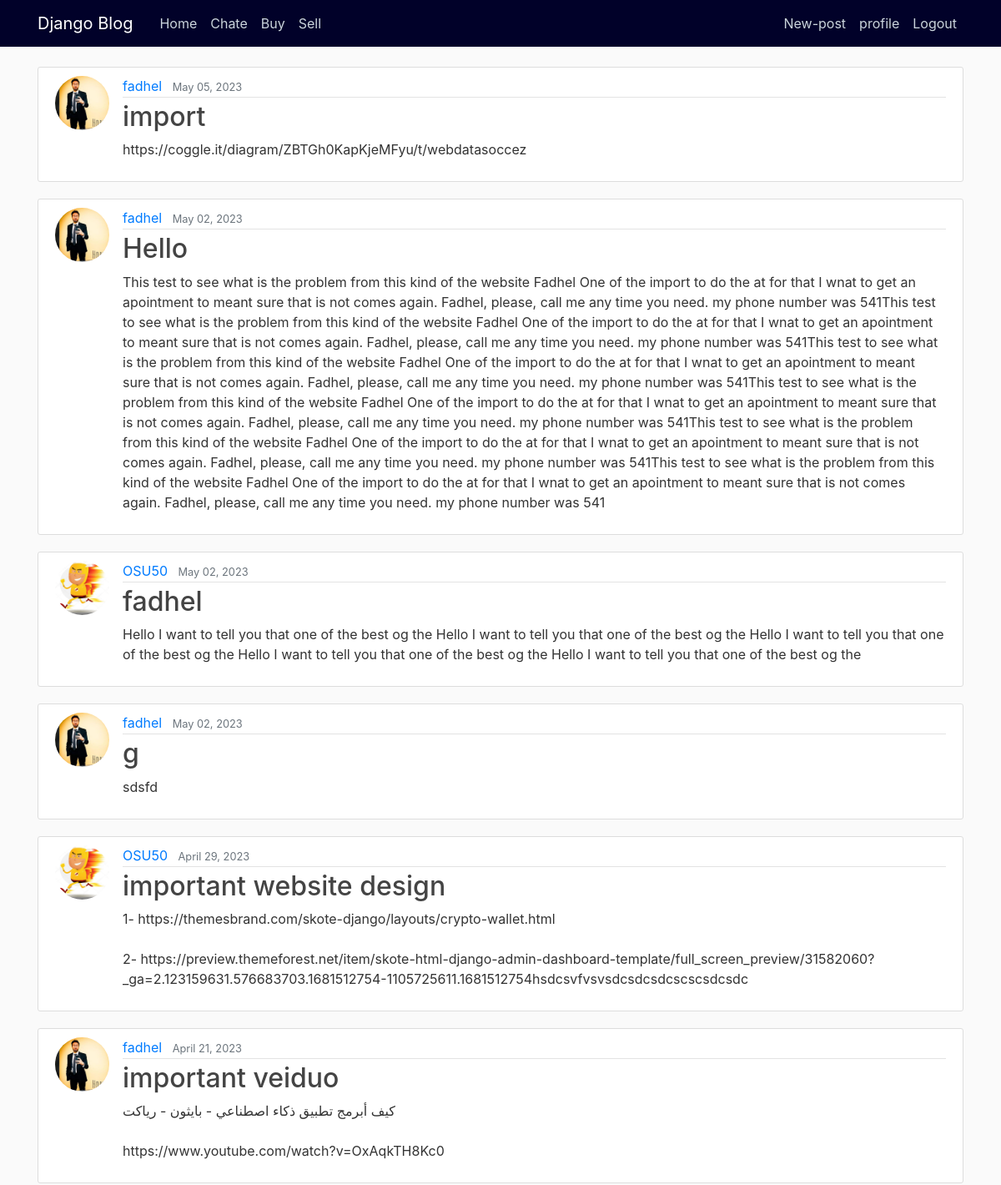
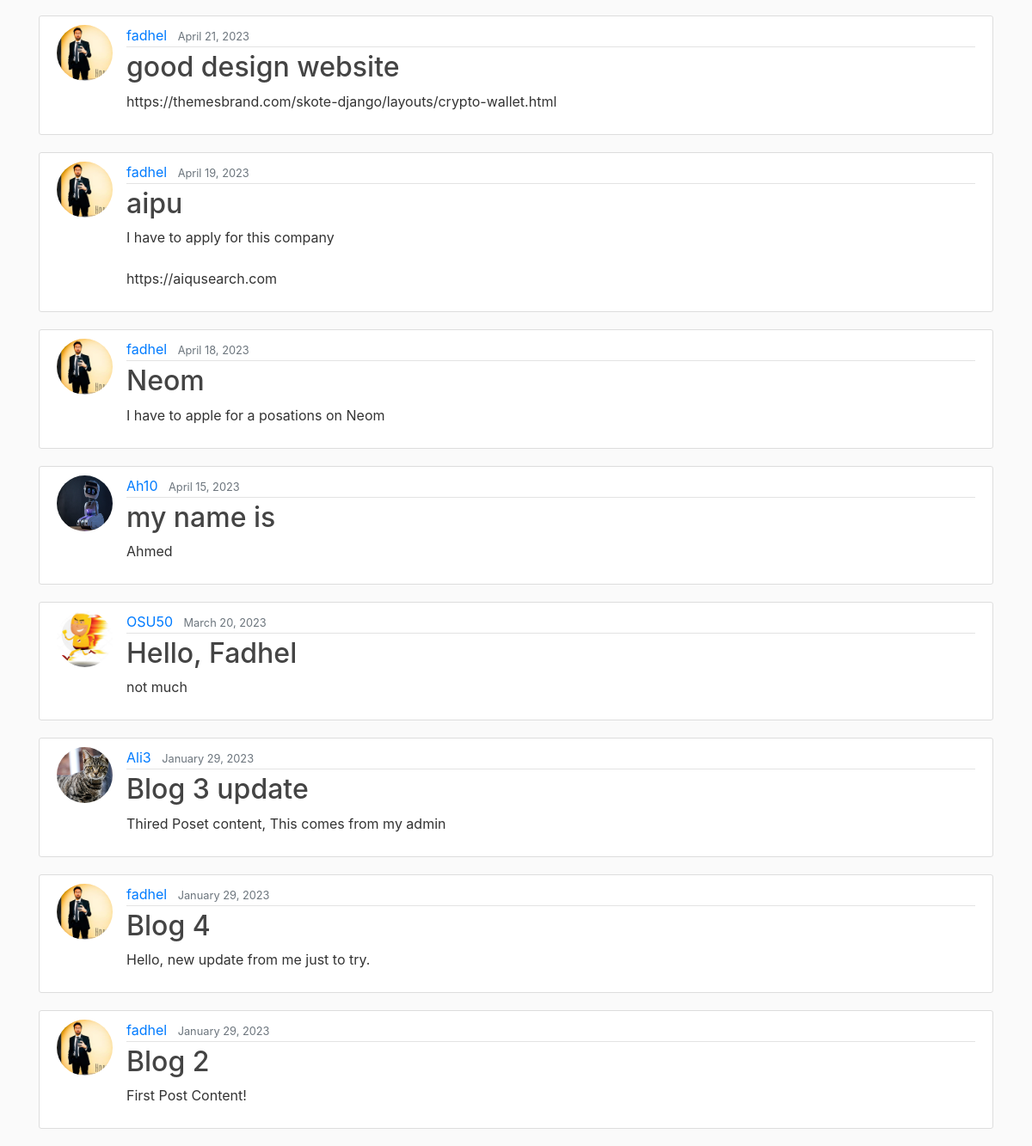
The app's page /home/ (signed in) with its own data (2 pictures, top to bottom).
### blog/models.py (models this page shows, shortened)
class Post(models.Model):
    title = models.CharField(max_length=100)
    content = models.TextField()
    date_posted = models.DateTimeField(default=timezone.now)
    author = models.ForeignKey(User, on_delete=models.CASCADE)
    image = models.ImageField(default='1200x-1.jpeg', upload_to='profile_pics')

### users/models.py (models this page shows, shortened)
class Profile(models.Model):
    user = models.OneToOneField(User, on_delete=models.CASCADE)
    image = models.ImageField(default='1200x-1.jpeg', upload_to='profile_pics')

### blog/views.py (the view)
# urls.py: path('home/', PostListViem.as_view(), name='blog-home'),
class PostListViem(ListView):
    model = Post
    template_name = 'blog/home.html' # <app>/<model>_<viewtype>.html
    context_object_name = 'posts'
    ordering = ['-date_posted']

### blog/templates/blog/home.html
{% extends "blog/base.html" %}
{% block content %}
    {% for post in posts %}
        <article class="media content-section">
          <img class="rounded-circle article-img" src="{{ post.author.profile.image.url }}">
          <div class="media-body">
            <div class="article-metadata">
              <a class="mr-2" href="#">{{ post.author }}</a>
              <small class="text-muted">{{ post.date_posted|date:"F d, Y" }}</small>
            </div>
            <h2><a class="article-title" href="{% url 'post-detail' post.id %}">{{ post.title }}</a></h2>
            <p class="article-content">{{ post.content }}</p>
          </div>
        </article>
    {% endfor %}
{% endblock content %}

### blog/static/blog/main.css (style rules this page uses)
body { background: #fafafa; color: #333333; margin-top: 5rem; }
h1, h2, h3, h4, h5, h6 { color: #444444; }
.content-section { background: #ffffff; padding: 10px 20px; border: 1px solid #dddddd; border-radius: 3px; margin-bottom: 20px; }
.article-title { color: #444444; }
.article-content { white-space: pre-line; }
.article-img { height: 65px; width: 65px; margin-right: 16px; }
.article-metadata { padding-bottom: 1px; margin-bottom: 4px; border-bottom: 1px solid #e3e3e3 }

### records on screen
Post: author.profile.image (picture), author "fadhel", date_posted "May 05, 2023", title "import", content "https://coggle.it/diagram/ZBTGh0KapKjeMFyu/t/webdatasoccez"
Post: author.profile.image (picture), author "fadhel", date_posted "May 02, 2023", title "Hello", content "This test to see what is the problem from this kind of the website Fadhel One of the import to do the at for that I wnat to get an apointment to meant sure that is not comes again. Fadhel, please, call me any time you need. my phone number was 541This test to see what is the problem from this kind of the website Fadhel One of the import to do the at for that I wnat to get an apointment to meant sure that is not comes again. Fadhel, please, call me any time you need. my phone number was 541This test to see what is the problem from this kind of the website Fadhel One of the import to do the at for that I wnat to get an apointment to meant sure that is not comes again. Fadhel, please, call me…"
Post: author.profile.image (picture), author "OSU50", date_posted "May 02, 2023", title "fadhel", content "Hello I want to tell you that one of the best og the Hello I want to tell you that one of the best og the Hello I want to tell you that one of the best og the Hello I want to tell you that one of the best og the Hello I want to tell you that one of the best og the"
Post: author.profile.image (picture), author "fadhel", date_posted "May 02, 2023", title "g", content "sdsfd"
Post: author.profile.image (picture), author "OSU50", date_posted "April 29, 2023", title "important website design", content "1- https://themesbrand.com/skote-django/layouts/crypto-wallet.html 2- https://preview.themeforest.net/item/skote-html-django-admin-dashboard-template/full_screen_preview/31582060?_ga=2.123159631.576683703.1681512754-1105725611.1681512754hsdcsvfvsvsdcsdcsdcscscsdcsdc"
Post: author.profile.image (picture), author "fadhel", date_posted "April 21, 2023", title "important veiduo", content "كيف أبرمج تطبيق ذكاء اصطناعي - بايثون - رياكت https://www.youtube.com/watch?v=OxAqkTH8Kc0"
Post: author.profile.image (picture), author "fadhel", date_posted "April 21, 2023", title "good design website", content "https://themesbrand.com/skote-django/layouts/crypto-wallet.html"
Post: author.profile.image (picture), author "fadhel", date_posted "April 19, 2023", title "aipu", content "I have to apply for this company https://aiqusearch.com"
Post: author.profile.image (picture), author "fadhel", date_posted "April 18, 2023", title "Neom", content "I have to apple for a posations on Neom"
Post: author.profile.image (picture), author "Ah10", date_posted "April 15, 2023", title "my name is", content "Ahmed"
Post: author.profile.image (picture), author "OSU50", date_posted "March 20, 2023", title "Hello, Fadhel", content "not much"
Post: author.profile.image (picture), author "Ali3", date_posted "January 29, 2023", title "Blog 3 update", content "Thired Poset content, This comes from my admin"
Post: author.profile.image (picture), author "fadhel", date_posted "January 29, 2023", title "Blog 4", content "Hello, new update from me just to try."
Post: author.profile.image (picture), author "fadhel", date_posted "January 29, 2023", title "Blog 2", content "First Post Content!"
